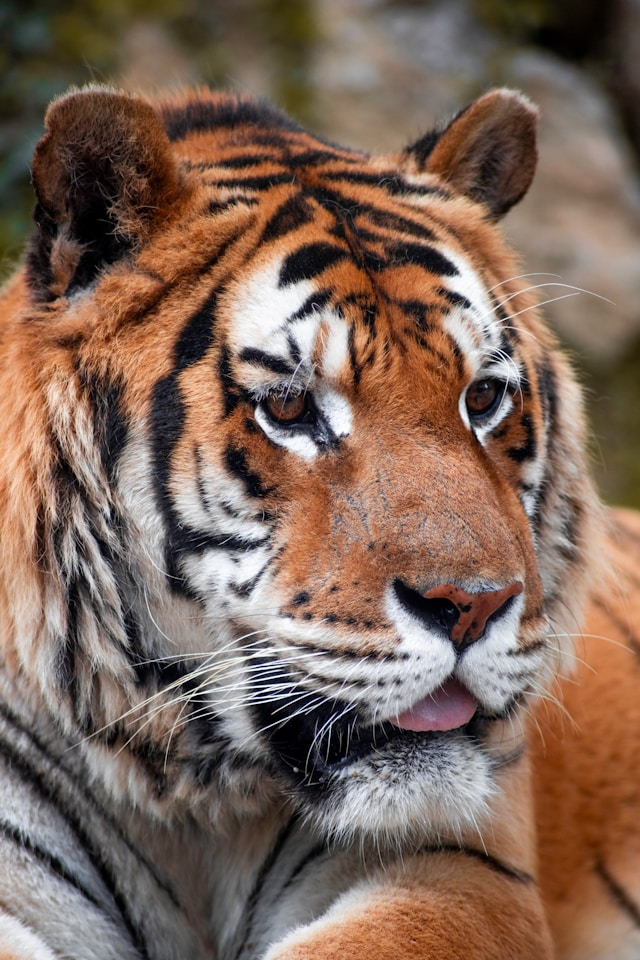
#> input picture ComputerVision/images/tiger.jpg, 640 x 960 px
$ jupyter execute LowPassFilter.ipynb
#> lines starting #> are read from the running program, lines starting #| are printed output that depends on the picture
### Low Pass filter

A low-pass filter can be applied only on the Fourier Transform of an image (frequency-domain image), rather than the original image (spacial-domain image). After applying low-pass filter on it, then the filtered frequency-domain image is restored into pixel image, which is a blurred version of the original image.

[cell 1]
import cv2 as cv
import numpy as np
from matplotlib import pyplot as plt

img = cv.imread('images/tiger.jpg', cv.IMREAD_GRAYSCALE)
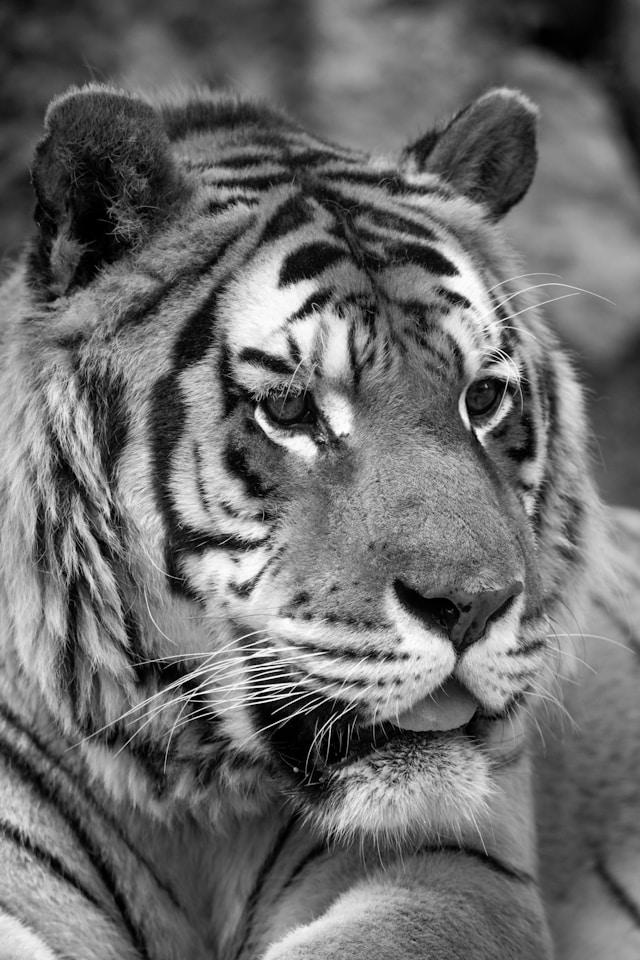
#> img: shape (960, 640); min 0, max 255, mean 107.7
assert img is not None, "file could not be read, check with os.path.exists()"
f = np.fft.fft2(img)
fshift = np.fft.fftshift(f)
magnitude_spectrum = 20*np.log(np.abs(fshift))
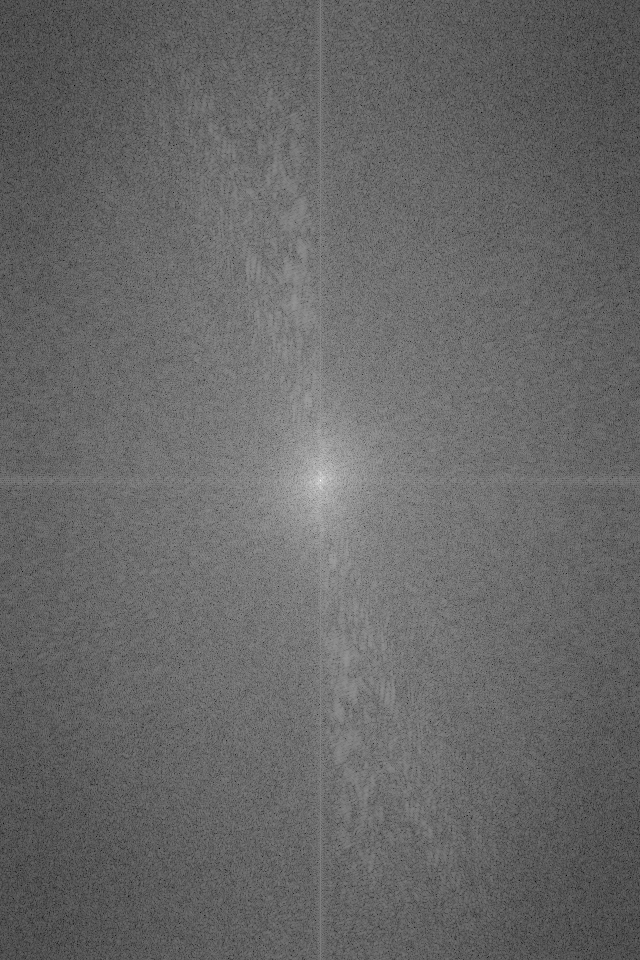
#> magnitude_spectrum: shape (960, 640) float64; min 41.46, max 360.2, mean 171.3; drawn with min black and max white

plt.subplot(121),plt.imshow(img, cmap = 'gray')
plt.title('Input Image'), plt.xticks([]), plt.yticks([])
plt.subplot(122),plt.imshow(magnitude_spectrum, cmap = 'gray')
plt.title('Magnitude Spectrum'), plt.xticks([]), plt.yticks([])
plt.show()
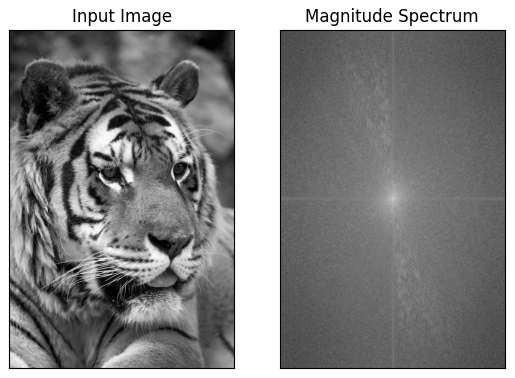
#> figure drawn by matplotlib, 2 panels

[cell 2]
rows, cols = img.shape
#> rows = 960; cols = 640
crow, ccol = rows//2, cols//2
#> crow = 480; ccol = 320
fshift[crow-30:crow+31, ccol-30:ccol+31] = 0
f_ishift = np.fft.ifftshift(fshift)
img_back = np.fft.ifft2(f_ishift)
img_back = np.real(img_back)
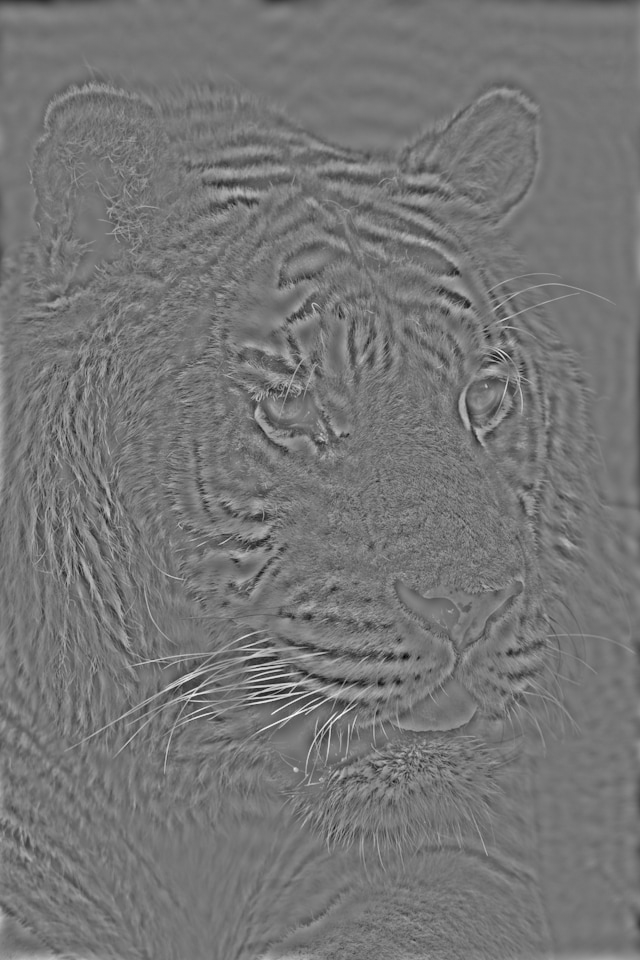
#> img_back: shape (960, 640) float64; min -173.9, max 202, mean 0; drawn with min black and max white

plt.subplot(131),plt.imshow(img, cmap = 'gray')
plt.title('Input Image'), plt.xticks([]), plt.yticks([])
plt.subplot(132),plt.imshow(img_back, cmap = 'gray')
plt.title('Image after HPF'), plt.xticks([]), plt.yticks([])
plt.subplot(133),plt.imshow(img_back)
plt.title('Result in JET'), plt.xticks([]), plt.yticks([])

plt.show()

$ run again, with ComputerVision/images/capri.jpg copied over ComputerVision/images/tiger.jpg
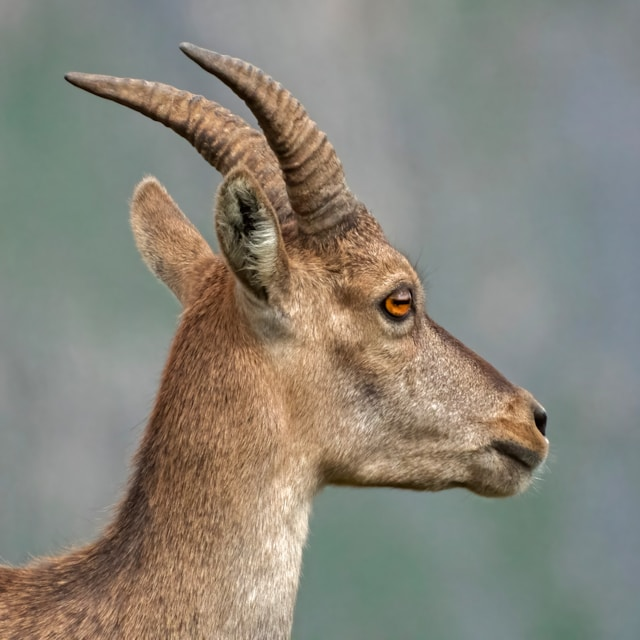
#> input picture ComputerVision/images/capri.jpg, 640 x 640 px
#> `magnitude_spectrum = 20*np.log(np.abs(fshift))`:
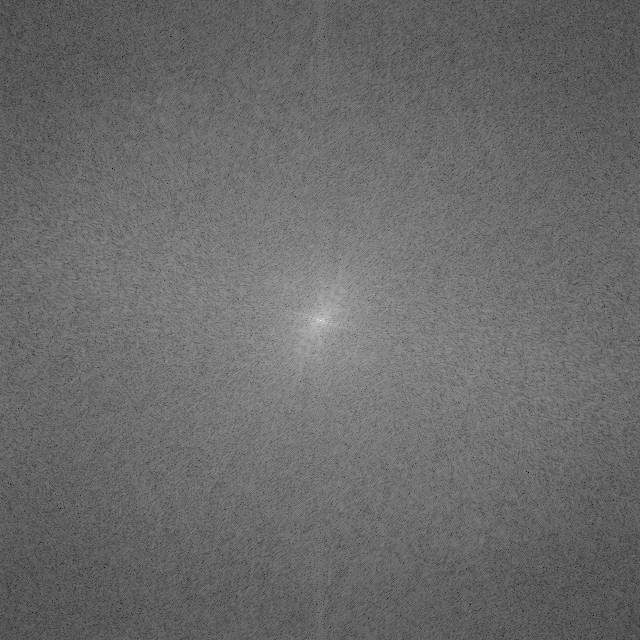
#> magnitude_spectrum: shape (640, 640) float64; min 12.56, max 356.3, mean 157; drawn with min black and max white
#> `img_back = np.real(img_back)`:
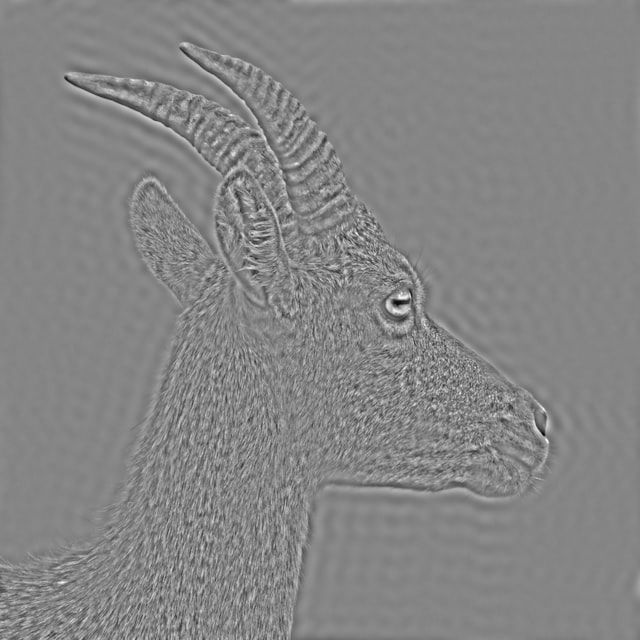
#> img_back: shape (640, 640) float64; min -111, max 101.1, mean 0; drawn with min black and max white

$ run again, with ComputerVision/images/wolf.jpg copied over ComputerVision/images/tiger.jpg
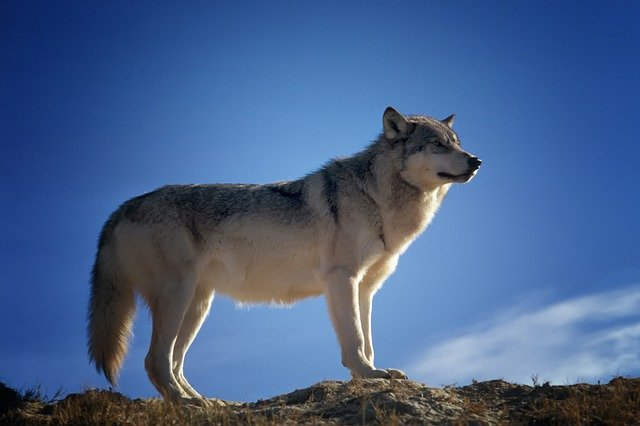
#> input picture ComputerVision/images/wolf.jpg, 640 x 426 px
#> `img = cv.imread('images/tiger.jpg', cv.IMREAD_GRAYSCALE)`:
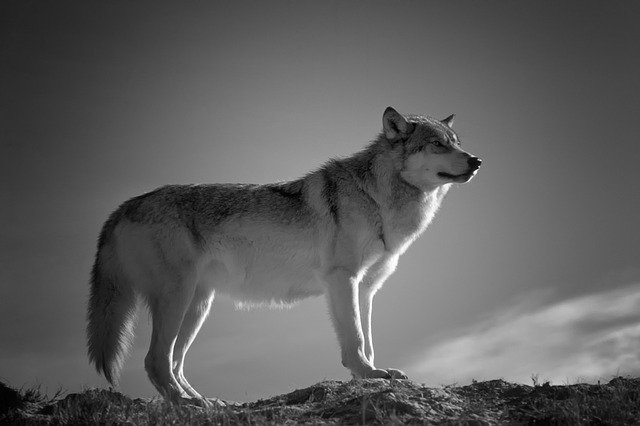
#> img: shape (426, 640); min 0, max 255, mean 93.7
#> `img_back = np.real(img_back)`:
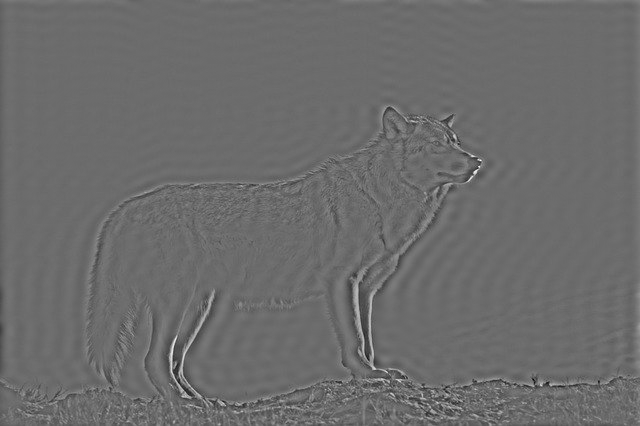
#> img_back: shape (426, 640) float64; min -122.9, max 166.7, mean 0; drawn with min black and max white

$ run again, with ComputerVision/images/wolf_template.jpg copied over ComputerVision/images/tiger.jpg
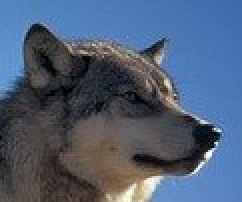
#> input picture ComputerVision/images/wolf_template.jpg, 121 x 101 px (shown 2 times larger)
#> `magnitude_spectrum = 20*np.log(np.abs(fshift))`:
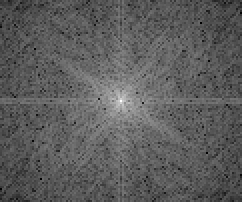
#> magnitude_spectrum: shape (101, 121) float64 (shown 2 times larger); min 54.77, max 278.6, mean 136.6; drawn with min black and max white
#> `img_back = np.real(img_back)`:
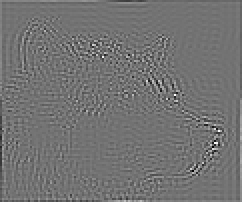
#> img_back: shape (101, 121) float64 (shown 2 times larger); min -54.23, max 65.91, mean 0; drawn with min black and max white
